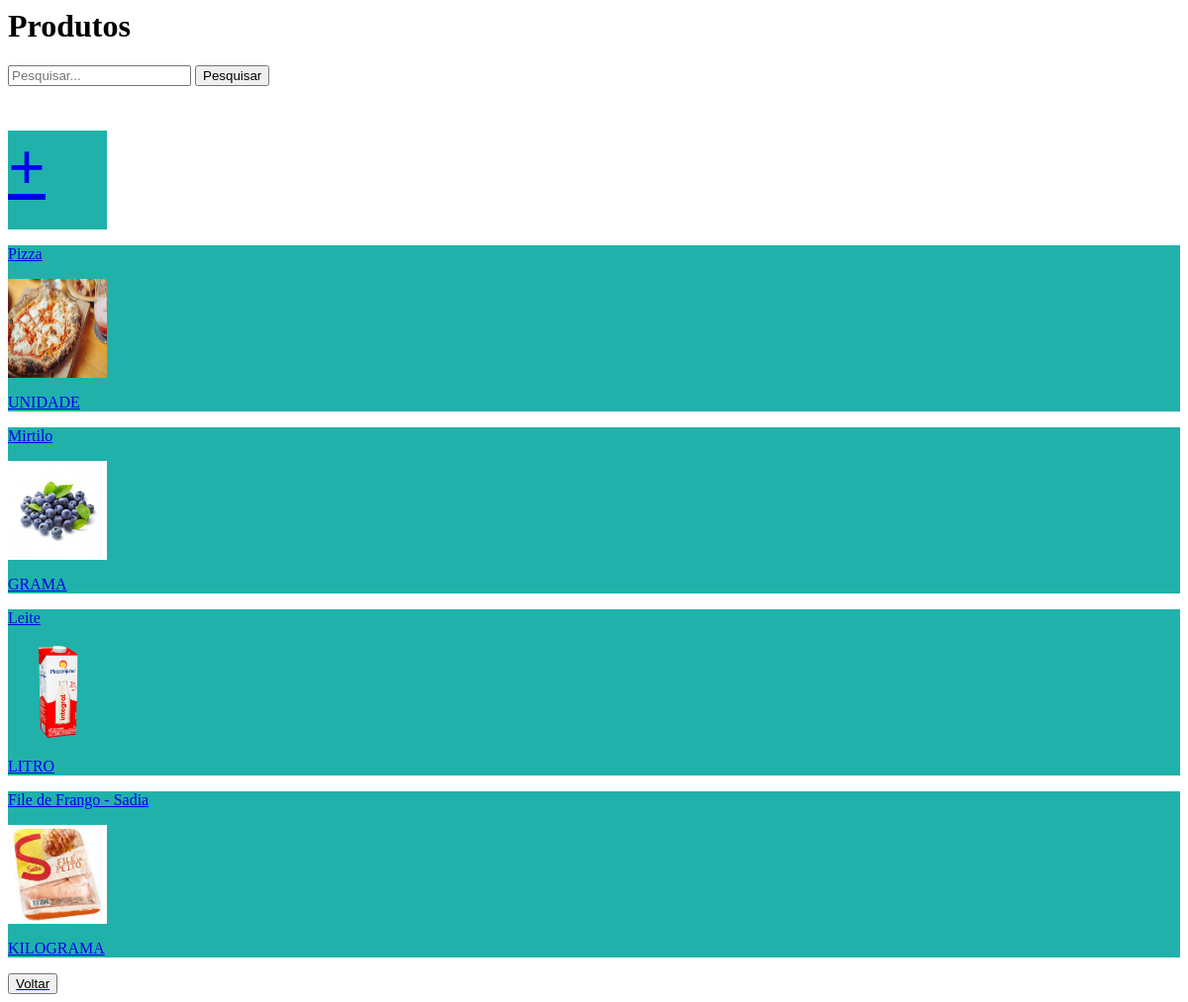
The page /geladeira/produtos/7 (signed in) on the database as committed earlier.
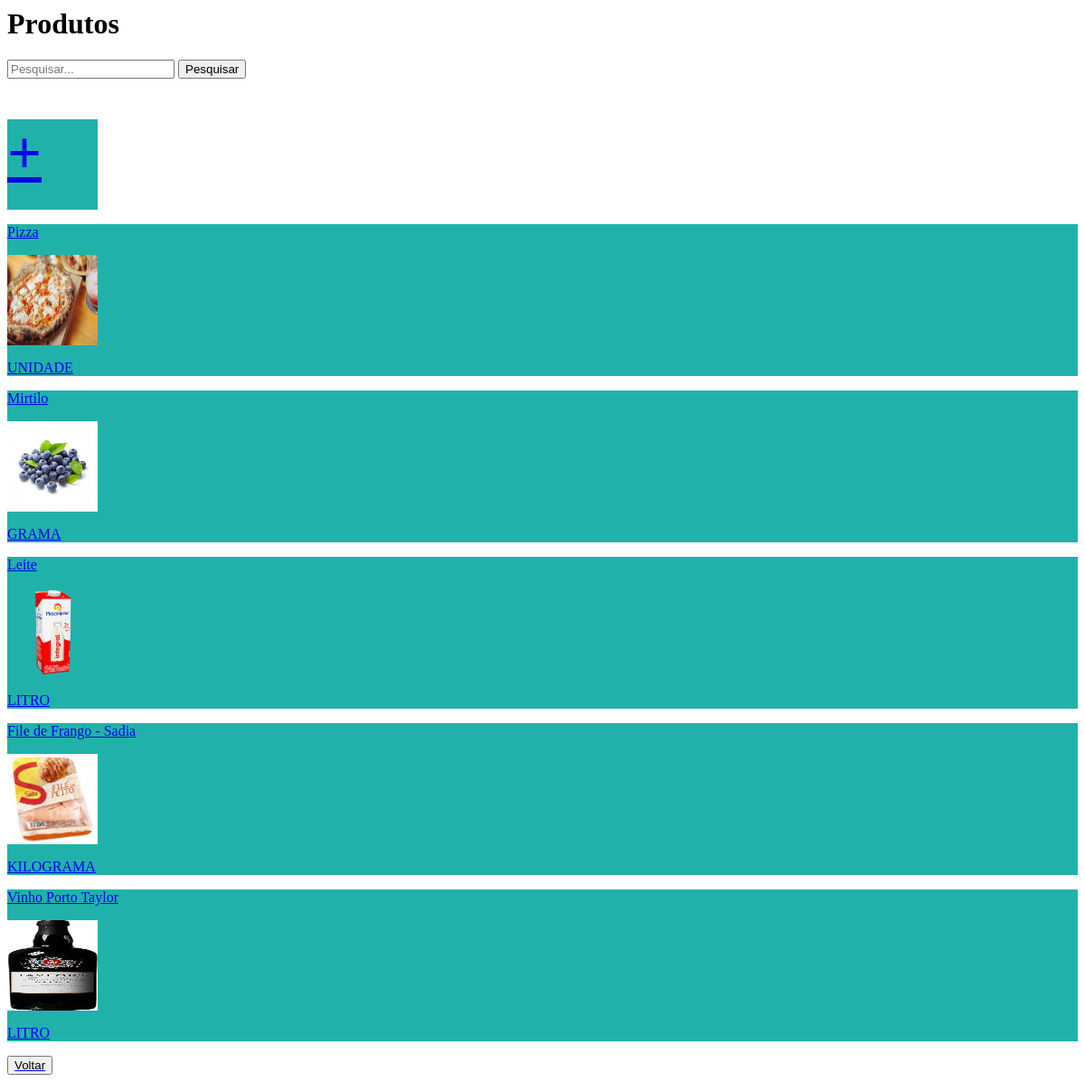
The same page on the database as committed later.
### estoque/models.py (models this page shows, shortened)
class Produto(models.Model):
    nome_produto = models.CharField(max_length=100)
    tipo = models.CharField(max_length=20, choices=TIPOS_PRODUTOS)
    imagem_produto = models.ImageField(upload_to='media', default='media/default_image_produtos')
    unidade_medida = models.tipo = models.CharField(max_length=20, choices=UNIDADES_MEDIDA, default='un')
    produto_geladeira = models.ManyToManyField(Geladeira, through='Item_Geladeira')
    produto_lista = models.ManyToManyField(Lista, through='Item_Lista')

### estoque/views.py (the view)
# urls.py: path('geladeira/produtos/<int:pk>', views.Produtos.as_view(), name="produtos_geladeira"),
class Produtos(LoginRequiredMixin, ListView):
    template_name = "produtos_existentes.html"
    model = Produto
    def get_context_data(self, **kwargs):  # DEFINE O CONTEXTO DE GELADEIRAS
        context = super().get_context_data(**kwargs)
        context['produtos'] = Produto.objects.all()
        pk = self.kwargs['pk']
        try:  # Tenta encontrar uma geladeira com a pk passada pela url
            geladeira = Geladeira.objects.get(pk=pk)
            context['geladeira'] = geladeira
        except Geladeira.DoesNotExist:
            context['geladeira'] = None  # Define como None se não existir
        try:  # Tenta encontrar uma lista com a pk passada pela url
            lista = Lista.objects.get(pk=pk)
            context['lista'] = lista
        except Lista.DoesNotExist:
            context['lista'] = None  # Define como None se não existir
        termo_pesquisa = self.request.GET.get('q')  # Obtém o termo de busca da URL
        if termo_pesquisa:
            context['produtos'] = Produto.objects.filter(nome_produto__icontains=termo_pesquisa)
        return context

### estoque/templates/produtos_existentes.html (shortened to what this page needs)
{% block content %}
    <h1>Produtos</h1>
    {% if geladeira %}
    <form method="get" action="{% url 'estoque:produtos_geladeira' geladeira.pk %}" id="geladeiraPesquisa">
        <input type="text" name="q" placeholder="Pesquisar...">
        <button type="submit">Pesquisar</button>
    </form>
    {% endif %}
    <div>
        <a href="{% url 'estoque:cadastrar_produto' %}">
            <div style="background-color: lightseagreen; width: 100px; height: 100px;">
                <h1 style="font-size: 50pt">+</h1>
            </div>
        </a>
        {% for produto in produtos %}
            {% if geladeira %}
                <a href="{% url 'estoque:cadastrar_item_geladeira' geladeira.pk produto.pk %}" id="geladeira{{ produto.pk }}" style="display: none">
                    <div style="background-color: lightseagreen">
                        <p>{{ produto.nome_produto }}</p>
                        <img src="/media/{{ produto.imagem_produto }}" width="100px" height="100px">
                        <p>{{ produto.unidade_medida }}</p>
                    </div>
                </a>
            {% endif %}
        {% endfor %}
    {% if geladeira %}<a href="{% url 'estoque:detalhes_geladeira' geladeira.pk %}"><button id="geladeiraVoltar" style="display: none">Voltar</button></a>{% endif %}
    </div>
{% endblock %}

Rows that differ between the two databases and show on the page:
added Produto: nome_produto "Vinho Porto Taylor", imagem_produto (picture), unidade_medida "LITRO"
